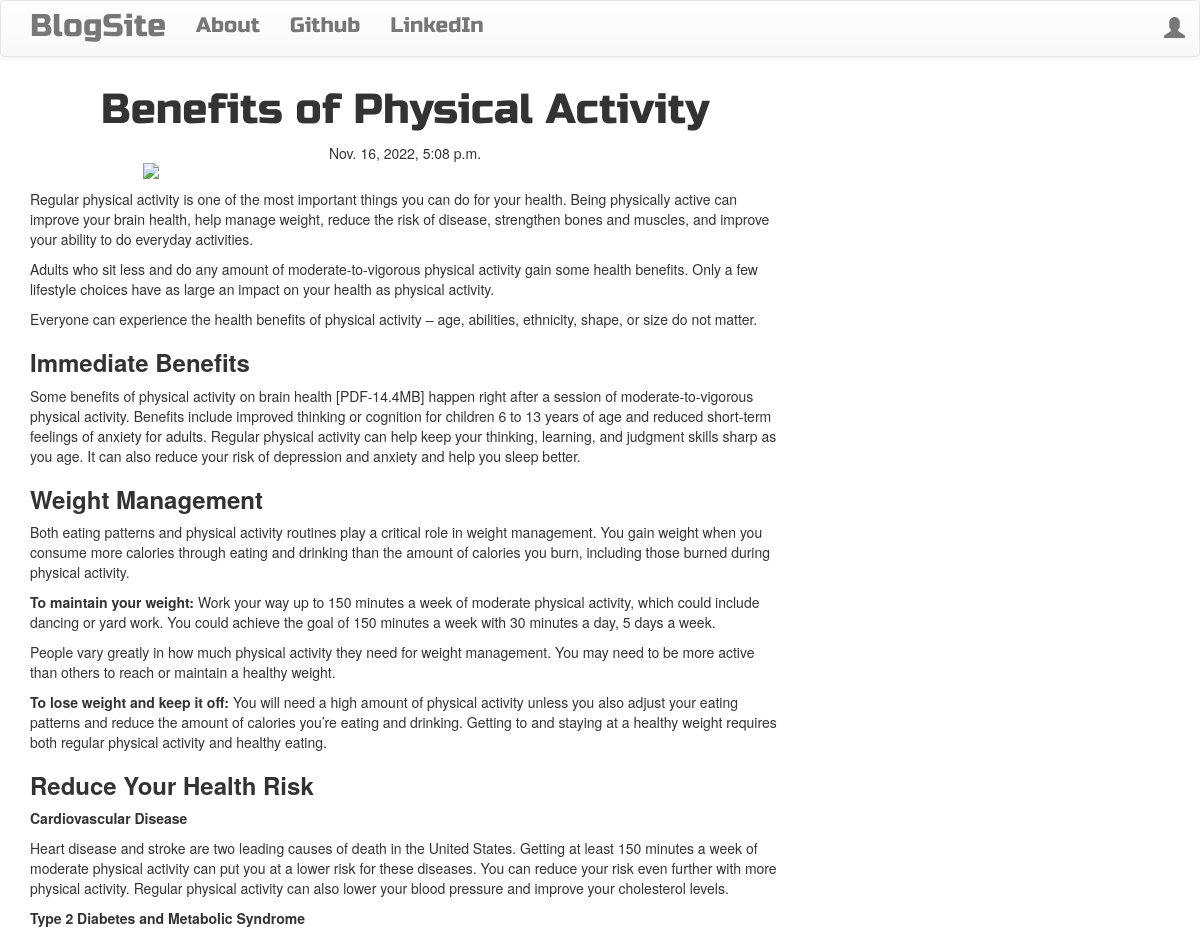
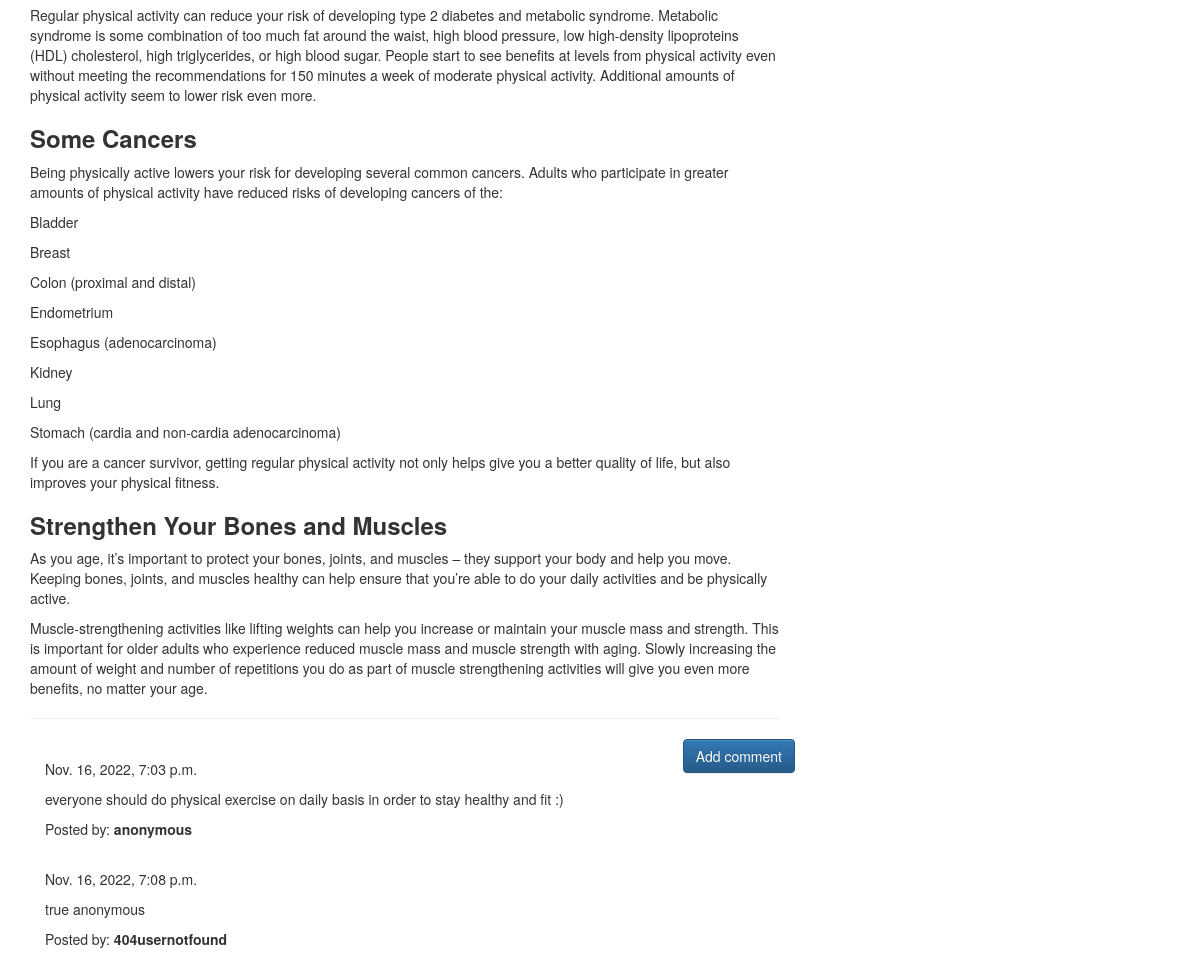
/6/, run on the app's committed database (2 pictures, top to bottom).
### blog/models.py (models this page shows, shortened)
class Post(models.Model):
    author = models.ForeignKey('auth.User',on_delete=models.CASCADE)
    title = models.CharField(max_length=200)
    text = models.TextField()
    created_date = models.DateTimeField(default=timezone.now)
    published_date = models.DateTimeField(blank=True,null=True)

class Comment(models.Model):
    post = models.ForeignKey('blog.Post',on_delete=models.CASCADE,related_name='comments') # relative name is the name we give to an attribute so we can later refer to it by its name easily
    author = models.CharField(max_length=200)
    text = models.TextField()
    created_date = models.DateTimeField(default=timezone.now)
    approved_comment = models.BooleanField(default=False)

### blog/views.py (the view)
# urls.py: path("<int:pk>/",views.PostDetailView.as_view(),name='post_detail'),
class PostDetailView(DetailView):
    model = Post

### blog/templates/blog/post_detail.html (shortened to what this page needs)
{% extends 'blog/base.html' %}
{% load static %}
{% block content %}
        <h1 class='posttitle loader'>{{ post.title }}</h1>
        {% if post.published_date %}
            <div class="date postdate">
                {{ post.published_date }}
            </div>
        {% else %}
            <a class="btn btn-default" href="{% url 'post_publish' pk=post.pk %}">Publish</a>
        {% endif %}
        <img class="img" src="{% static 'images/temp2.jpg' %}">
      <p class='postcontent' >{{ post.text|safe|linebreaksbr }}</p>
  <hr>
  <a class="btn btn-primary btn-comment" href="{% url 'add_comment_to_post' pk=post.pk %}">Add comment</a>
  <div class="container">
  {% for comment in post.comments.all %}
  <br>
      {% if user.is_authenticated or comment.approved_comment %}
              {{ comment.created_date }}
          <p>{{ comment.text|safe|linebreaks }}</p>
          <p>Posted by: <strong>{{ comment.author }}</strong></p>
      {% endif %}
  {% empty %}
      <p>No comments posted.</p>
  {% endfor %}
</div>
{% endblock %}

### blog/static/css/blog.css (style rules this page uses)
.img { display: block; margin-left: auto; margin-right: auto; width: 70%; }
.postdate { text-align: center; }
.posttitle { font-family: 'Russo One', sans-serif; font-size: 3em; text-align: center; }
.postcontent { font-family: 'Montserrat'; font-size: 1.5em; }
.btn-comment { position: absolute; right: 0px; }
.loader { filter:hue-rotate(0deg); color: linear-gradient(45deg,#0f8,#08f); animation:hue 5000ms infinite linear; }

### data on the page
Post: title "Benefits of Physical Activity", published_date "Nov. 16, 2022, 5:08 p.m.", text "Regular physical activity is one of the most important things you can do for your health. Being physically active can improve your brain health, help manage weight, reduce the risk of disease, strengthen bones and muscles, and improve your ability to do everyday activities. Adults who sit less and do any amount of moderate-to-vigorous physical activity gain some health benefits. Only a few lifestyle choices have as large an impact on your health as physical activity. Everyone can experience the health benefits of physical activity – age, abilities, ethnicity, shape, or size do not matter. Immediate Benefits Some benefits of physical activity on brain health [PDF-14.4MB] happen right after a…"
Comment: created_date "Nov. 16, 2022, 7:03 p.m.", text "everyone should do physical exercise on daily basis in order to stay healthy and fit :)", author "anonymous"
Comment: created_date "Nov. 16, 2022, 7:08 p.m.", text "true anonymous", author "404usernotfound"
